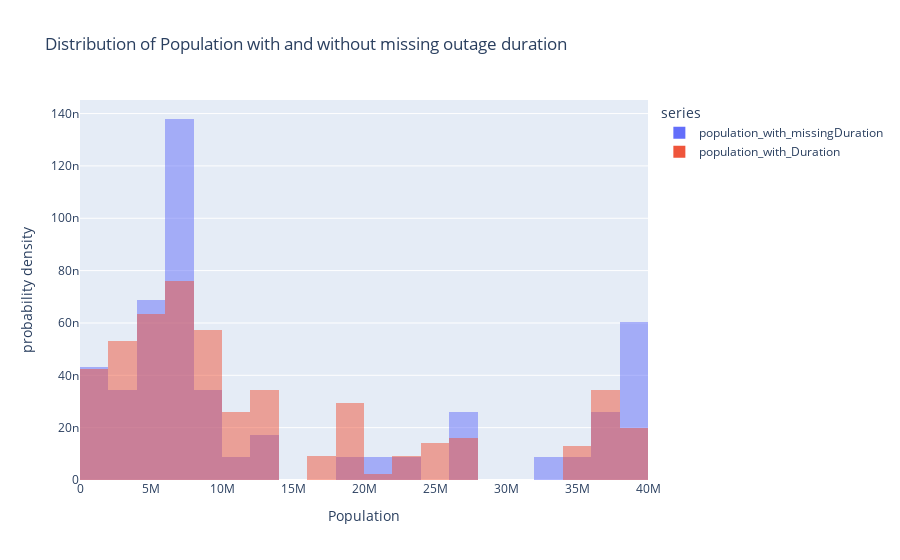

The cell this chart's notebook holds for it:
### Markdown cell above
Before running permutation test, we want to decide the test statistic that will be used to measure the difference between two distributions. If the distributions are similar to each other, we can use the absolute mean difference. If the distribute has different shapes, we can use K-S test statistic which measures the difference between graphs'cumulative distribution.

### Code cell
missing = powerOutage.copy()
missing = missing.assign(duration_miss = missing['OUTAGE.DURATION'].isna())
missing

population_with_missingDuration = powerOutage[powerOutage['OUTAGE.DURATION'].isna()]
px.histogram(population_with_missingDuration, x= 'POPULATION')

population_with_Duration = powerOutage[~powerOutage['OUTAGE.DURATION'].isna()]
px.histogram(population_with_Duration, x= 'POPULATION')

df =pd.DataFrame(dict(
    series=np.concatenate((["population_with_missingDuration"]*len(population_with_missingDuration), ["population_with_Duration"]*len(population_with_Duration))), 
    data  =np.concatenate((population_with_missingDuration['POPULATION'], population_with_Duration['POPULATION']))
))

px.histogram(df,
             x="data",
             color="series",
             barmode="overlay",
             histnorm='probability density',
             labels={'data': 'Population'},
             title='Distribution of Population with and without missing outage duration')

### Figure 1 — Plotly figure (JSON) as saved in the notebook; plotly's stock layout.template omitted (floating-point values rounded to 4 significant figures; data arrays with more than 128 entries replaced by an {"elided": "..."} marker saying what was removed)
{"data": [{"alignmentgroup": "True", "bingroup": "x", "histnorm": "probability density", "hovertemplate": "series=population_with_missingDuration<br>Population=%{x}<br>probability density=%{y}<extra></extra>", "legendgroup": "population_with_missingDuration", "marker": {"color": "#636efa", "opacity": 0.5, "pattern": {"shape": ""}}, "name": "population_with_missingDuration", "offsetgroup": "population_with_missingDuration", "orientation": "v", "showlegend": true, "type": "histogram", "x": [6600299, 6649404, 6649404, 5759432, 23831983, 26979078, 26979078, 20944499, 27469114, 6091866, 4452173, 12434161, 12434161, 7280934, 7280934, 7170351, 7170351, 7280934, 7170351, 7170351, 7280934, 5396255, 6728783, 5160586, 11363543, 8081614, 8938844, 8958013, 8938844, 4085989, 6083672, 6091176, 786373, 19836286, 4686157, 4497267, 39144818, 36604337, 38414128, 38792291, 34479458, 39144818, 36961229, 33987977, 39296476, 38792291, 38056055, 36250311, 7105817, 3911338, 3911338, 1277072, 4631888, 2713535, 2911641, 1680026, 649422, 627963], "xaxis": "x", "yaxis": "y"}, {"alignmentgroup": "True", "bingroup": "x", "histnorm": "probability density", "hovertemplate": "series=population_with_Duration<br>Population=%{x}<br>probability density=%{y}<extra></extra>", "legendgroup": "population_with_Duration", "marker": {"color": "#EF553B", "opacity": 0.5, "pattern": {"shape": ""}}, "name": "population_with_Duration", "offsetgroup": "population_with_Duration", "orientation": "v", "showlegend": true, "type": "histogram", "x": {"elided": "1476 int values"}, "xaxis": "x", "yaxis": "y"}], "layout": {"barmode": "overlay", "legend": {"title": {"text": "series"}, "tracegroupgap": 0}, "title": {"text": "Distribution of Population with and without missing outage duration"}, "xaxis": {"anchor": "y", "domain": [0, 1], "title": {"text": "Population"}}, "yaxis": {"anchor": "x", "domain": [0, 1], "title": {"text": "probability density"}}}}
